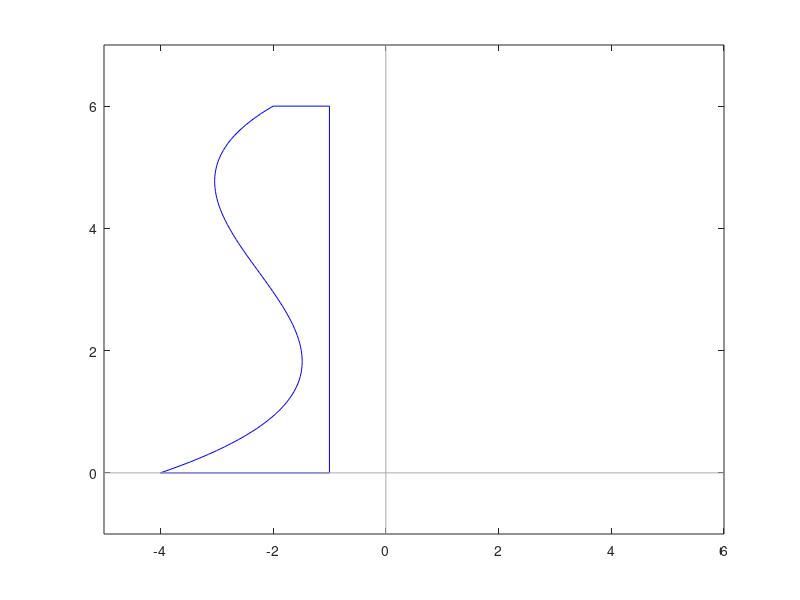

The MATLAB source for this figure:

xs = [-4 -1.5 -3   -2];
ys = [ 0  2    4.5  6];

% polifitojam ar x un y samainītiem vietām
params = polyfit(ys, -xs, 3)

f_left = @(x) polyval(params, x);

t = linspace(0, 6, 100);

plot(-f_left(t), t, 'color', 'b');

hold on;

plot([-2 -1 -1 -4], [6 6 0 0], 'color', 'b');


% 1 x 6 = taisnstūris līdz y asij
area_left = quad(f_left, 0, 6) - 1*6

%%% glītas asis
axis([-5 6 -1 7]);
a = axis();
plot([a(1) a(2)], [0 0], 'color', '#aaa');
plot([0 0], [a(3) a(4)], 'color', '#aaa');

